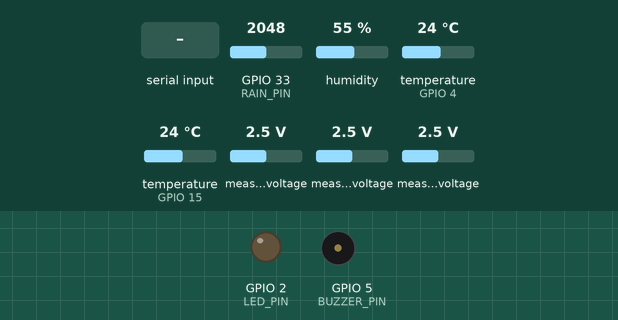
A sketch run on a simulated ESP32. Shown: output pins drawn as LEDs (lit = HIGH), buzzer (waves = sounding). The inputs (shaded band) are chosen by the test bench; at power-on: temperature (sensors on GPIO 4, GPIO 15) 24 °C, measured voltage 2.5 V, GPIO 33 (RAIN_PIN) = 2048, humidity 55 %. WiFi joins after 1.5 s; servers stay silent unless stated; the local clock reads 2024-03-15 10:24:30 at power-on unless the sketch sets it; EEPROM starts erased; what the sketch prints to the serial monitor is not drawn.

Above: at 3.9 s.
4.0 s: "ph7\n" received over Serial
At 4.9 s:
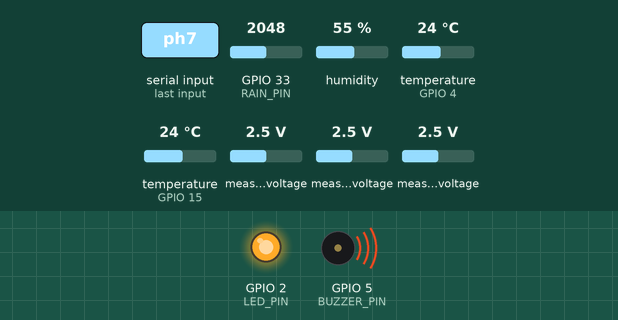
11.3 s: temperature (sensor on GPIO 4) set to 12 °C
At 18.0 s:
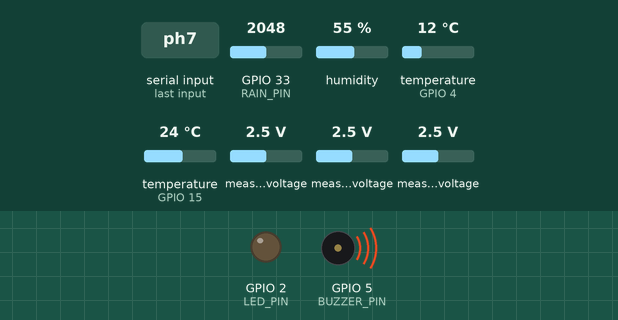
18.3 s: measured voltage (sensor 200) set to 3.8 V
25.3 s: measured voltage (sensor 201) set to 0.1 V
32.3 s: measured voltage (sensor 202) set to 0.1 V
35.8 s: GPIO 33 (RAIN_PIN) set to 1228
Timing chart, 0 to 42.9 s (numbered marks = the images above; inputs shaded):
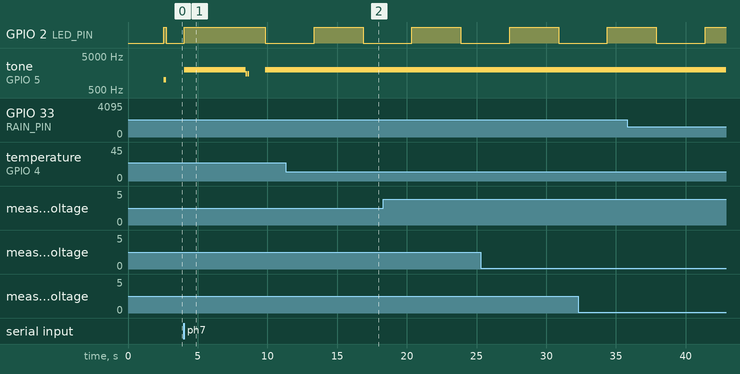

Measured:
- by itself, tone on GPIO 5 (BUZZER_PIN): plays 2000 Hz for 4.4 s, 1500 Hz for 0.10 s, 1500 Hz for 0.10 s, 2000 Hz for 1.4 s

The sketch:

ESP32_Firebase.ino
```cpp
#include <Wire.h>
#include <Adafruit_ADS1X15.h>
#include <OneWire.h>
#include <DallasTemperature.h>
#include <DHT.h>
#include <EEPROM.h>
#include "time.h"

// FIREBASE & WIFI LIBRARIES
#include <WiFi.h>
#include <Firebase_ESP_Client.h>

// Provide the token generation process info.
#include "addons/TokenHelper.h"
// Provide the RTDB payload printing info and other helper functions.
#include "addons/RTDBHelper.h"

// WIFI & FIREBASE CONFIG
#define WIFI_SSID "Redmi"
#define WIFI_PASSWORD "servant0507"

// API Key & Database URL
#define API_KEY "AIzaSyDaLe6vUXp_cgestcYSDVuxQ2QVw1t4s_M"
#define DATABASE_URL "https://matkul-9f44d-default-rtdb.asia-southeast1.firebasedatabase.app/"

// KONFIGURASI WAKTU (NTP)
const char* ntpServer = "pool.ntp.org";
const long  gmtOffset_sec = 25200;
const int   daylightOffset_sec = 0;

// Firebase objects
FirebaseData fbdo;
FirebaseAuth auth;
FirebaseConfig config;
bool signupOK = false;

// PIN CONFIGURATION
// I2C untuk ADS1115
#define I2C_SDA 21
#define I2C_SCL 22

// pH Sensor (via ADS1115)
#define PH_ADC_CHANNEL 0

// TDS Sensor
#define TDS_ADC_CHANNEL 1

// DS18B20 Temperature
#define ONE_WIRE_BUS 4

// Soil Moisture (via ADS1115)
#define SOIL_ADC_CHANNEL 2

// DHT22
#define DHT_PIN 15
#define DHT_TYPE DHT22

// Rainfall Sensor
#define RAIN_PIN 33

// Output
#define LED_PIN 2
#define BUZZER_PIN 5

// SENSOR OBJECTS
Adafruit_ADS1115 ads;
OneWire oneWire(ONE_WIRE_BUS);
DallasTemperature DS18B20(&oneWire);
DHT dht(DHT_PIN, DHT_TYPE);

// KALIBRASI pH
// EEPROM addresses untuk menyimpan kalibrasi
#define EEPROM_SIZE 64
#define ADDR_PH_NEUTRAL_VOLTAGE 0
#define ADDR_PH_ACID_VOLTAGE 4
#define ADDR_CALIBRATED_FLAG 8

// Default kalibrasi values
float neutralVoltage = 2110.0;  // mV untuk pH 6.86 (2.110 V)
float acidVoltage = 2360.0;     // mV untuk pH 4.01 (2.360 V)

// Konstanta pH
const float PH_NEUTRAL = 6.86;
const float PH_ACID = 4.01;

// GLOBAL VARIABLES
float phValue = 7.0;
float tdsValue = 0.0;
float waterTemp = 25.0;
float airTemp = 25.0;
float humidity = 50.0;
int soilMoisture = 0;
int rainfallValue = 0;

// TDS THRESHOLD
#define TDS_LOW_THRESHOLD     450
#define TDS_HIGH_THRESHOLD    2000

// SOIL MOISTURE THRESHOLD
#define SOIL_DRY_THRESHOLD     33
#define SOIL_WET_THRESHOLD     90

// Timing
unsigned long previousMillis = 0;
const long interval = 2000;

// LED Blinking untuk alarm
unsigned long ledBlinkMillis = 0;
const long ledBlinkInterval = 15;
bool ledState = false;

// FUNGSI WAKTU
String getTimestamp() {
  struct tm timeinfo;
  if(!getLocalTime(&timeinfo)){
    Serial.println("Gagal mengambil waktu");
    return "N/A";
  }

  char timeStringBuff[50];
  // Format: YYYY-MM-DD HH:MM:SS
  strftime(timeStringBuff, sizeof(timeStringBuff), "%Y-%m-%d %H:%M:%S", &timeinfo);
  return String(timeStringBuff);
}

// SETUP
void setup() {
  Serial.begin(115200);
  delay(1000);

  Serial.println("\n\n");
  Serial.println("╔════════════════════════════════════════╗");
  Serial.println("║      IoT Sensor Monitoring System      ║");
  Serial.println("╚════════════════════════════════════════╝");

  // KONEKSI WIFI
  WiFi.begin(WIFI_SSID, WIFI_PASSWORD);
  Serial.print("Connecting to Wi-Fi");
  while (WiFi.status() != WL_CONNECTED) {
    Serial.print(".");
    delay(300);
  }
  Serial.println();
  Serial.print("Connected with IP: ");
  Serial.println(WiFi.localIP());
  Serial.println();

  // SETUP WAKTU (NTP)
  Serial.println("Mengambil waktu dari server NTP...");
  configTime(gmtOffset_sec, daylightOffset_sec, ntpServer);
  struct tm timeinfo;
  if(getLocalTime(&timeinfo)){
     Serial.println("Waktu tersinkronisasi: " + getTimestamp());
  } else {
     Serial.println("Gagal sinkronisasi waktu, akan mencoba lagi di background.");
  }

  // KONFIGURASI FIREBASE
  config.api_key = API_KEY;
  config.database_url = DATABASE_URL;

  // Sign up anonim
  if (Firebase.signUp(&config, &auth, "", "")) {
    Serial.println("[FIREBASE] Sign up OK");
    signupOK = true;
  } else {
    Serial.printf("[FIREBASE] Sign up Error: %s\n", config.signer.signupError.message.c_str());
  }

  // Set callback status
  config.token_status_callback = tokenStatusCallback;

  // Inisialisasi Firebase
  Firebase.begin(&config, &auth);
  Firebase.reconnectWiFi(true);

  // Initialize I2C
  Wire.begin(I2C_SDA, I2C_SCL);

  // Initialize ADS1115
  if (!ads.begin()) {
    Serial.println("[ERROR] ADS1115 tidak ditemukan!");
    while (1);
  }
  ads.setGain(GAIN_ONE);  // ±4.096V range
  Serial.println("[OK] ADS1115 siap (GAIN_ONE: ±4.096V)");

  // Initialize EEPROM
  EEPROM.begin(EEPROM_SIZE);
  loadCalibration();

  // Initialize sensors
  DS18B20.begin();
  dht.begin();

  // Initialize output pins
  pinMode(LED_PIN, OUTPUT);
  pinMode(BUZZER_PIN, OUTPUT);

  // Test LED dan Buzzer
  digitalWrite(LED_PIN, HIGH);
  tone(BUZZER_PIN, 1000, 200);
  delay(200);
  digitalWrite(LED_PIN, LOW);

  Serial.println("\n[INIT] Semua sensor siap!");
  Serial.println("\n[KALIBRASI pH - SUDAH DI-SET!]");
  Serial.println("Kalibrasi saat ini: pH 6.86 = 2.110V, pH 4.01 = 2.360V");
  Serial.println("\nPerintah:");
  Serial.println("  ph7   - Kalibrasi ulang buffer pH 6.86");
  Serial.println("  ph4   - Kalibrasi ulang buffer pH 4.01");
  Serial.println("  show  - Tampilkan kalibrasi saat ini");
  Serial.println("  reset - Reset ke kalibrasi user (2.110V & 2.360V)");
  Serial.println("\n" + String('=') + String('=') + String('=') + String('=') + String('='));
  Serial.println();
}

// MAIN LOOP
void loop() {
  handleSerialCommands();

  // Baca sensor dengan interval
  unsigned long currentMillis = millis();
  if (currentMillis - previousMillis >= interval) {
    previousMillis = currentMillis;

    // Baca semua sensor
    readAllSensors();

    // Tampilkan ke Serial Monitor
    displaySensorData();

    // Cek kondisi alarm
    checkAlarmConditions();

    // Kirim ke Firebase
    sendDataToFirebase();
  }
}

// FUNGSI KIRIM KE FIREBASE
void sendDataToFirebase() {
  if (Firebase.ready() && signupOK) {

    // Ambil waktu saat ini
    String currentTime = getTimestamp();

    // Kirim pH & Timestamp pH
    Firebase.RTDB.setFloat(&fbdo, "/Monitoring/pH", phValue);
    Firebase.RTDB.setString(&fbdo, "/Monitoring/pH_Time", currentTime);

    // Kirim TDS & Timestamp TDS
    Firebase.RTDB.setFloat(&fbdo, "/Monitoring/TDS", tdsValue);
    Firebase.RTDB.setString(&fbdo, "/Monitoring/TDS_Time", currentTime);

    // Kirim Suhu Air & Timestamp
    Firebase.RTDB.setFloat(&fbdo, "/Monitoring/WaterTemp", waterTemp);
    Firebase.RTDB.setString(&fbdo, "/Monitoring/WaterTemp_Time", currentTime);

    // Kirim Suhu Udara & Timestamp
    Firebase.RTDB.setFloat(&fbdo, "/Monitoring/AirTemp", airTemp);
    Firebase.RTDB.setString(&fbdo, "/Monitoring/AirTemp_Time", currentTime);

    // Kirim Kelembaban & Timestamp
    Firebase.RTDB.setFloat(&fbdo, "/Monitoring/Humidity", humidity);
    Firebase.RTDB.setString(&fbdo, "/Monitoring/Humidity_Time", currentTime);

    // Kirim Soil Moisture & Timestamp
    Firebase.RTDB.setInt(&fbdo, "/Monitoring/SoilMoisture", soilMoisture);
    Firebase.RTDB.setString(&fbdo, "/Monitoring/SoilMoisture_Time", currentTime);

    // Kirim Rainfall & Timestamp
    Firebase.RTDB.setInt(&fbdo, "/Monitoring/Rainfall", rainfallValue);
    Firebase.RTDB.setString(&fbdo, "/Monitoring/Rainfall_Time", currentTime);

    // Timestamp Global
    Firebase.RTDB.setString(&fbdo, "/Monitoring/timestamp", currentTime);

    // Cek apakah ada error saat pengiriman terakhir
    if (fbdo.errorReason() != "") {
       Serial.print("[FIREBASE ERROR] ");
       Serial.println(fbdo.errorReason());
    } else {
       Serial.print("[FIREBASE] Data & Timestamp terkirim: ");
       Serial.println(currentTime);
    }
  }
}

// FUNGSI BACA SENSOR
void readAllSensors() {
  // 1. Baca pH
  phValue = readPH();

  // 2. Baca TDS
  tdsValue = readTDS();

  // 3. Baca DS18B20 (suhu air)
  waterTemp = readDS18B20();

  // 4. Baca DHT22 (suhu & kelembaban udara)
  readDHT22();

  // 5. Baca Soil Moisture
  soilMoisture = readSoilMoisture();

  // 6. Baca Rainfall
  rainfallValue = readRainfall();
}

// pH SENSOR
float readPH() {
  int32_t rawSum = 0;

  // Rata-rata 10 pembacaan dari ADS1115
  for(int i = 0; i < 10; i++) {
    rawSum += ads.readADC_SingleEnded(PH_ADC_CHANNEL);
    delay(10);
  }
  int16_t rawAvg = rawSum / 10;

  // Konversi ke voltage (ADS1115 GAIN_ONE: 1 bit = 0.125 mV)
  float voltage = rawAvg * 0.125;  // dalam mV

  // Hitung pH berdasarkan kalibrasi
  float pH = calculatePH(voltage);

  return pH;
}

float calculatePH(float voltage) {
  // Linear interpolation antara dua titik kalibrasi
  // pH 7: neutralVoltage
  // pH 4: acidVoltage

  float slope = (PH_ACID - PH_NEUTRAL) / (acidVoltage - neutralVoltage);
  float ph = PH_NEUTRAL + slope * (voltage - neutralVoltage);

  return ph;
}

// TDS SENSOR (ADS1115 A1)
float readTDS() {
  int32_t rawSum = 0;

  // Rata-rata 10 pembacaan dari ADS1115 A1
  for (int i = 0; i < 10; i++) {
    rawSum += ads.readADC_SingleEnded(TDS_ADC_CHANNEL);
    delay(10);
  }

  int16_t rawAvg = rawSum / 10;

  // Konversi ke tegangan
  // GAIN_ONE → 1 bit = 0.125 mV
  float voltage_mV = rawAvg * 0.125;
  float voltage = voltage_mV / 1000.0; // Volt

  // Kompensasi suhu
  float compensationCoefficient = 1.0 + 0.02 * (waterTemp - 25.0);
  float compensationVoltage = voltage / compensationCoefficient;

  // Konversi ke TDS (ppm)
  float tds = (133.42 * compensationVoltage * compensationVoltage * compensationVoltage
              -255.86 * compensationVoltage * compensationVoltage
              +857.39 * compensationVoltage) * 0.5;

  if (tds < 0) tds = 0; // safety clamp

  return tds;
}

// DS18B20 TEMPERATURE
float readDS18B20() {
  DS18B20.requestTemperatures();
  float temp = DS18B20.getTempCByIndex(0);

  // Cek jika pembacaan valid
  if(temp == DEVICE_DISCONNECTED_C || temp == 85.0) {
    return waterTemp;  // Return nilai sebelumnya jika error
  }

  return temp;
}

// DHT22
void readDHT22() {
  float h = dht.readHumidity();
  float t = dht.readTemperature();

  // Cek jika pembacaan valid
  if (!isnan(h) && !isnan(t)) {
    humidity = h;
    airTemp = t;
  }
}

// SOIL MOISTURE
int readSoilMoisture() {
  int32_t rawSum = 0;

  // Rata-rata 5 pembacaan dari ADS1115 channel A2
  for(int i = 0; i < 5; i++) {
    rawSum += ads.readADC_SingleEnded(SOIL_ADC_CHANNEL);
    delay(10);
  }
  int16_t rawAvg = rawSum / 5;

  // Konversi ke voltage (ADS1115 GAIN_ONE: 1 bit = 0.125 mV)
  float voltage = rawAvg * 0.125;  // dalam mV

  // Konversi ke persentase (Capacitive sensor V2.00: basah=tinggi, kering=rendah)
  int moisture = map(voltage, 1000, 3000, 100, 0);
  moisture = constrain(moisture, 0, 100);

  return moisture;
}

// RAINFALL SENSOR
int readRainfall() {
  int analogValue = analogRead(RAIN_PIN);

  // Konversi ke persentase (kering=tinggi, basah=rendah)
  int rainfall = map(analogValue, 4095, 0, 0, 100);
  rainfall = constrain(rainfall, 0, 100);

  return rainfall;
}

// DISPLAY DATA
void displaySensorData() {
  Serial.println("\n===== SENSOR READINGS =====");

  // pH
  Serial.print("║ pH Value        : ");
  Serial.print(phValue, 2);
  printpHStatus(phValue);

 // TDS
  Serial.print("║ TDS (ppm)       : ");
  Serial.print(tdsValue, 0);
  Serial.print(" ppm");
  printTDSStatus(tdsValue);

  // Temperature Water
  Serial.print("║ Water Temp      : ");
  Serial.print(waterTemp, 1);
  Serial.println(" °C");

  // Air Temperature
  Serial.print("║ Air Temp        : ");
  Serial.print(airTemp, 1);
  Serial.println(" °C");

  // Humidity
  Serial.print("║ Humidity        : ");
  Serial.print(humidity, 1);
  Serial.println(" %");

  // Soil Moisture
  Serial.print("║ Soil Moisture   : ");
  Serial.print(soilMoisture);
  Serial.print(" %");
  printSoilStatus(soilMoisture);

  // Rainfall
  Serial.print("║ Rainfall        : ");
  Serial.print(rainfallValue);
  Serial.print(" %");
  printRainStatus(rainfallValue);

  Serial.println("==========");
}

void printpHStatus(float ph) {
  if(ph < 6.5) {
    Serial.println("  [ASAM]");
  } else if(ph > 7.5) {
    Serial.println("  [BASA]");
  } else {
    Serial.println("  [NETRAL]");
  }
}

void printSoilStatus(int moisture) {
  if (moisture < SOIL_DRY_THRESHOLD) {
    Serial.println("  [KERING]");
  }
  else if (moisture <= SOIL_WET_THRESHOLD) {
    Serial.println("  [LEMBAB / MACAK-MACAK]");
  }
  else {
    Serial.println("  [BASAH / TERGENANG]");
  }
}


void printRainStatus(int rain) {
  if(rain < 20) {
    Serial.println("  [TIDAK HUJAN]");
  } else if(rain < 60) {
    Serial.println("  [GERIMIS]");
  } else {
    Serial.println("  [HUJAN DERAS]");
  }
}

void printTDSStatus(float tds) {
  if (tds < TDS_LOW_THRESHOLD) {
    Serial.println("  [KURANG / STARVING]");
  }
  else if (tds <= TDS_HIGH_THRESHOLD) {
    Serial.println("  [IDEAL / OPTIMAL]");
  }
  else {
    Serial.println("  [BERLEBIH / TOXIC]");
  }
}


// ALARM CONDITIONS
void checkAlarmConditions() {
  bool alarm = false;

// Cek TDS berlebih (toxic)
if (tdsValue > TDS_HIGH_THRESHOLD) {
  alarm = true;
  Serial.println("[ALARM] TDS terlalu tinggi (TOXIC)!");
}

  // Cek kondisi pH ekstrim
  if(phValue < 5.0 || phValue > 9.0) {
    alarm = true;
    Serial.println("[ALARM] pH di luar batas normal!");
  }

  // Cek suhu air terlalu tinggi
  if(waterTemp > 35.0) {
    alarm = true;
    Serial.println("[ALARM] Suhu air terlalu tinggi!");
  }

 // Cek tanah terlalu kering
if (soilMoisture < SOIL_DRY_THRESHOLD) {
  alarm = true;
  Serial.println("[ALARM] Tanah terlalu kering!");
}

// Cek tanah tergenang
if (soilMoisture > SOIL_WET_THRESHOLD) {
  alarm = true;
  Serial.println("[ALARM] Tanah tergenang!");
}

  // Logic LED dan Buzzer
  if(alarm) {
    // ALARM: LED kedip-kedip + Buzzer ON
    unsigned long currentMillis = millis();
    if(currentMillis - ledBlinkMillis >= ledBlinkInterval) {
      ledBlinkMillis = currentMillis;
      ledState = !ledState;
      digitalWrite(LED_PIN, ledState);
    }
    tone(BUZZER_PIN, 2000);  // Buzzer terus bunyi
  } else {
    // NORMAL: LED ON steady + Buzzer OFF
    digitalWrite(LED_PIN, HIGH);
    noTone(BUZZER_PIN);  // Matikan buzzer
  }
}

// KALIBRASI pH
void handleSerialCommands() {
  if(Serial.available() > 0) {
    String command = Serial.readStringUntil('\n');
    command.trim();
    command.toLowerCase();

    if(command == "ph7" || command == "ph6.86") {
      calibratePH7();
    }
    else if(command == "ph4" || command == "ph4.01") {
      calibratePH4();
    }
    else if(command == "show") {
      showCalibration();
    }
    else if(command == "reset") {
      resetCalibration();
    }
    else if(command != "") {
      Serial.println("[ERROR] Perintah tidak dikenal!");
      Serial.println("Gunakan: ph7, ph4, show, reset");
    }
  }
}

void calibratePH7() {
  Serial.println("\n[KALIBRASI] Kalibrasi pH 6.86 (atau 7)...");
  Serial.println("Pastikan probe dalam buffer pH 6.86 (atau 7)");

  delay(1000);

  // Baca voltage saat ini dari ADS1115
  int32_t rawSum = 0;
  for(int i = 0; i < 20; i++) {
    rawSum += ads.readADC_SingleEnded(PH_ADC_CHANNEL);
    delay(50);
  }
  int16_t rawAvg = rawSum / 20;

  neutralVoltage = rawAvg * 0.125;  // Konversi ke mV

  Serial.print("✓ pH 6.86 Voltage: ");
  Serial.print(neutralVoltage, 2);
  Serial.print(" mV (");
  Serial.print(neutralVoltage / 1000.0, 3);
  Serial.println(" V)");

  saveCalibration();
  Serial.println("Kalibrasi pH 6.86 tersimpan!");

  // Beep konfirmasi
  tone(BUZZER_PIN, 1500, 100);
  delay(150);
  tone(BUZZER_PIN, 1500, 100);
}

void calibratePH4() {
  Serial.println("\n[KALIBRASI] Kalibrasi pH 4.01 (atau 4)...");
  Serial.println("Pastikan probe dalam buffer pH 4.01 (atau 4)");

  delay(1000);

  // Baca voltage saat ini dari ADS1115
  int32_t rawSum = 0;
  for(int i = 0; i < 20; i++) {
    rawSum += ads.readADC_SingleEnded(PH_ADC_CHANNEL);
    delay(50);
  }
  int16_t rawAvg = rawSum / 20;

  acidVoltage = rawAvg * 0.125;  // Konversi ke mV

  Serial.print("✓ pH 4.01 Voltage: ");
  Serial.print(acidVoltage, 2);
  Serial.print(" mV (");
  Serial.print(acidVoltage / 1000.0, 3);
  Serial.println(" V)");

  saveCalibration();
  Serial.println("Kalibrasi pH 4.01 tersimpan!");

  // Beep konfirmasi
  tone(BUZZER_PIN, 1500, 100);
  delay(150);
  tone(BUZZER_PIN, 1500, 100);
}

void showCalibration() {
  Serial.println("\n===== KALIBRASI pH =====");
  Serial.print("║ pH 6.86 (Neutral) : ");
  Serial.print(neutralVoltage / 1000.0, 3);
  Serial.print(" V (");
  Serial.print(neutralVoltage, 1);
  Serial.println(" mV)");

  Serial.print("║ pH 4.01 (Acid)    : ");
  Serial.print(acidVoltage / 1000.0, 3);
  Serial.print(" V (");
  Serial.print(acidVoltage, 1);
  Serial.println(" mV)");

  // Hitung slope
  float slope = (PH_ACID - PH_NEUTRAL) / (acidVoltage - neutralVoltage);
  Serial.print("║ Slope             : ");
  Serial.println(slope, 4);

  Serial.println("==========\n");
}

void resetCalibration() {
  Serial.println("\n[RESET] Mengembalikan kalibrasi ke nilai user...");

  // Nilai kalibrasi yang sudah terbukti akurat
  neutralVoltage = 2110.0;  // 2.110 V untuk pH 6.86
  acidVoltage = 2360.0;     // 2.360 V untuk pH 4.01

  saveCalibration();

  Serial.println("✓ Kalibrasi direset ke nilai user (V_PH6.86=2.110V, V_PH4.01=2.360V)!");
  tone(BUZZER_PIN, 1000, 200);
}

void saveCalibration() {
  // Simpan ke EEPROM
  EEPROM.put(ADDR_PH_NEUTRAL_VOLTAGE, neutralVoltage);
  EEPROM.put(ADDR_PH_ACID_VOLTAGE, acidVoltage);
  EEPROM.write(ADDR_CALIBRATED_FLAG, 0xAA);  // Flag bahwa sudah dikalibrasi
  EEPROM.commit();
}

void loadCalibration() {
  byte flag = EEPROM.read(ADDR_CALIBRATED_FLAG);

  if(flag == 0xAA) {
    EEPROM.get(ADDR_PH_NEUTRAL_VOLTAGE, neutralVoltage);
    EEPROM.get(ADDR_PH_ACID_VOLTAGE, acidVoltage);
    Serial.println("[EEPROM] Kalibrasi dimuat dari memory");
  } else {
    Serial.println("[EEPROM] Menggunakan kalibrasi default");
  }
}
```
